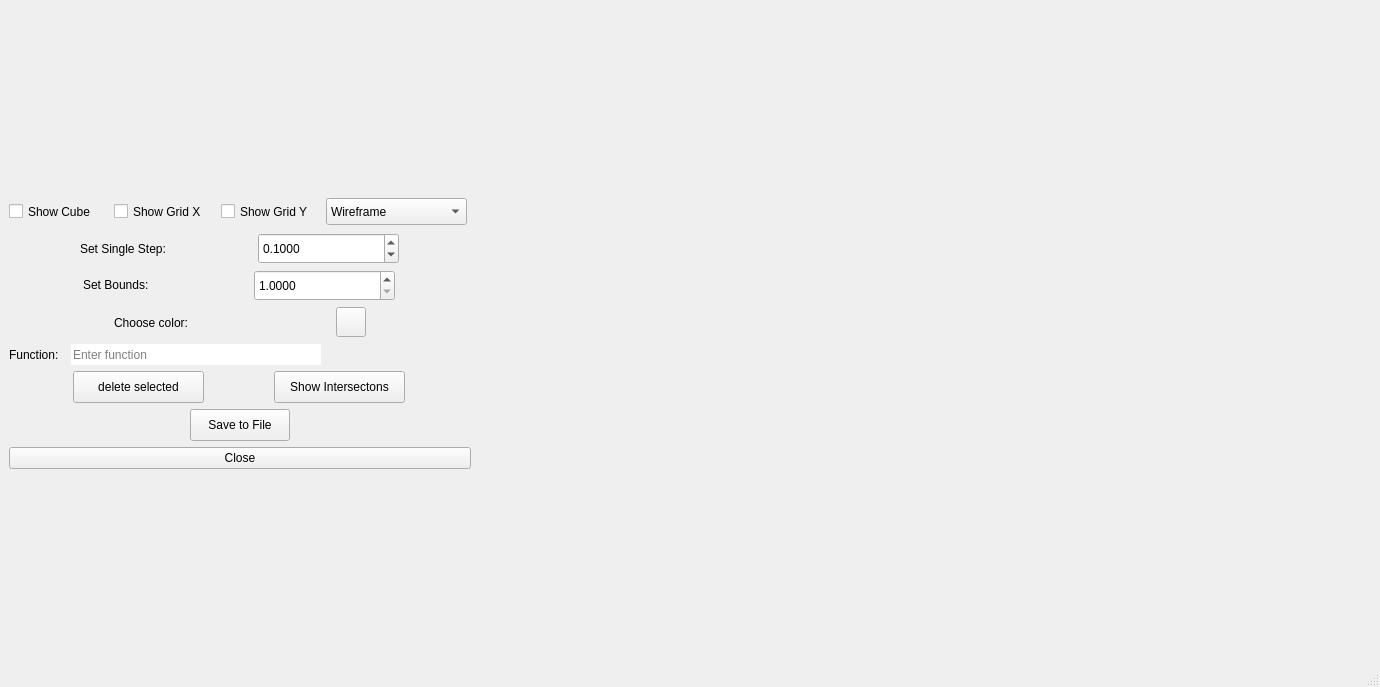
<?xml version="1.0" encoding="UTF-8"?>
<ui version="4.0">
 <class>MainWindow</class>
 <widget class="QMainWindow" name="MainWindow">
  <property name="geometry">
   <rect>
    <x>0</x>
    <y>0</y>
    <width>1380</width>
    <height>687</height>
   </rect>
  </property>
  <property name="minimumSize">
   <size>
    <width>0</width>
    <height>687</height>
   </size>
  </property>
  <property name="windowTitle">
   <string>MainWindow</string>
  </property>
  <widget class="QWidget" name="centralwidget">
   <layout class="QVBoxLayout" name="verticalLayout_2">
    <item>
     <layout class="QHBoxLayout" name="horizontalLayout_3">
      <item>
       <layout class="QVBoxLayout" name="verticalLayout">
        <property name="sizeConstraint">
         <enum>QLayout::SetFixedSize</enum>
        </property>
        <item>
         <layout class="QHBoxLayout" name="horizontalLayout_2">
          <item>
           <widget class="QCheckBox" name="drawCube">
            <property name="minimumSize">
             <size>
              <width>99</width>
              <height>31</height>
             </size>
            </property>
            <property name="maximumSize">
             <size>
              <width>99</width>
              <height>31</height>
             </size>
            </property>
            <property name="text">
             <string>Show Cube</string>
            </property>
           </widget>
          </item>
          <item>
           <widget class="QCheckBox" name="drawGridX">
            <property name="minimumSize">
             <size>
              <width>101</width>
              <height>31</height>
             </size>
            </property>
            <property name="maximumSize">
             <size>
              <width>101</width>
              <height>31</height>
             </size>
            </property>
            <property name="text">
             <string>Show Grid X</string>
            </property>
           </widget>
          </item>
          <item>
           <widget class="QCheckBox" name="drawGridY">
            <property name="minimumSize">
             <size>
              <width>99</width>
              <height>31</height>
             </size>
            </property>
            <property name="maximumSize">
             <size>
              <width>99</width>
              <height>31</height>
             </size>
            </property>
            <property name="text">
             <string>Show Grid Y</string>
            </property>
           </widget>
          </item>
          <item>
           <widget class="QComboBox" name="drawTypeComboBox">
            <property name="minimumSize">
             <size>
              <width>141</width>
              <height>27</height>
             </size>
            </property>
            <property name="maximumSize">
             <size>
              <width>141</width>
              <height>27</height>
             </size>
            </property>
            <item>
             <property name="text">
              <string>Wireframe</string>
             </property>
            </item>
            <item>
             <property name="text">
              <string>Solid</string>
             </property>
            </item>
            <item>
             <property name="text">
              <string>Points</string>
             </property>
            </item>
           </widget>
          </item>
         </layout>
        </item>
        <item>
         <layout class="QHBoxLayout" name="horizontalLayout_4">
          <property name="sizeConstraint">
           <enum>QLayout::SetFixedSize</enum>
          </property>
          <item>
           <widget class="QLabel" name="label">
            <property name="minimumSize">
             <size>
              <width>101</width>
              <height>31</height>
             </size>
            </property>
            <property name="maximumSize">
             <size>
              <width>101</width>
              <height>31</height>
             </size>
            </property>
            <property name="text">
             <string>Set Single Step:</string>
            </property>
           </widget>
          </item>
          <item>
           <widget class="QDoubleSpinBox" name="SingleStep_2">
            <property name="minimumSize">
             <size>
              <width>141</width>
              <height>31</height>
             </size>
            </property>
            <property name="maximumSize">
             <size>
              <width>141</width>
              <height>31</height>
             </size>
            </property>
            <property name="decimals">
             <number>4</number>
            </property>
            <property name="maximum">
             <double>0.500000000000000</double>
            </property>
            <property name="singleStep">
             <double>0.010000000000000</double>
            </property>
            <property name="value">
             <double>0.100000000000000</double>
            </property>
           </widget>
          </item>
         </layout>
        </item>
        <item>
         <layout class="QHBoxLayout" name="horizontalLayout_6">
          <property name="sizeConstraint">
           <enum>QLayout::SetFixedSize</enum>
          </property>
          <item>
           <widget class="QLabel" name="label_3">
            <property name="minimumSize">
             <size>
              <width>91</width>
              <height>20</height>
             </size>
            </property>
            <property name="maximumSize">
             <size>
              <width>91</width>
              <height>20</height>
             </size>
            </property>
            <property name="text">
             <string>Set Bounds:</string>
            </property>
           </widget>
          </item>
          <item>
           <widget class="QDoubleSpinBox" name="Bounds">
            <property name="minimumSize">
             <size>
              <width>141</width>
              <height>31</height>
             </size>
            </property>
            <property name="maximumSize">
             <size>
              <width>141</width>
              <height>31</height>
             </size>
            </property>
            <property name="decimals">
             <number>4</number>
            </property>
            <property name="minimum">
             <double>1.000000000000000</double>
            </property>
            <property name="maximum">
             <double>5.000000000000000</double>
            </property>
            <property name="singleStep">
             <double>1.000000000000000</double>
            </property>
            <property name="value">
             <double>1.000000000000000</double>
            </property>
           </widget>
          </item>
         </layout>
        </item>
        <item>
         <layout class="QHBoxLayout" name="horizontalLayout_5">
          <property name="sizeConstraint">
           <enum>QLayout::SetFixedSize</enum>
          </property>
          <item>
           <widget class="QLabel" name="label_2">
            <property name="minimumSize">
             <size>
              <width>111</width>
              <height>31</height>
             </size>
            </property>
            <property name="maximumSize">
             <size>
              <width>111</width>
              <height>31</height>
             </size>
            </property>
            <property name="text">
             <string>Choose color:</string>
            </property>
           </widget>
          </item>
          <item>
           <widget class="QPushButton" name="CurrentColor">
            <property name="minimumSize">
             <size>
              <width>30</width>
              <height>30</height>
             </size>
            </property>
            <property name="maximumSize">
             <size>
              <width>30</width>
              <height>30</height>
             </size>
            </property>
            <property name="text">
             <string/>
            </property>
           </widget>
          </item>
         </layout>
        </item>
        <item>
         <layout class="QHBoxLayout" name="horizontalLayout">
          <property name="sizeConstraint">
           <enum>QLayout::SetFixedSize</enum>
          </property>
          <item>
           <widget class="QLabel" name="functionLabel">
            <property name="minimumSize">
             <size>
              <width>56</width>
              <height>21</height>
             </size>
            </property>
            <property name="maximumSize">
             <size>
              <width>56</width>
              <height>16777215</height>
             </size>
            </property>
            <property name="text">
             <string>Function:</string>
            </property>
           </widget>
          </item>
          <item>
           <widget class="QLineEdit" name="functionLineEdit">
            <property name="sizePolicy">
             <sizepolicy hsizetype="Expanding" vsizetype="Fixed">
              <horstretch>2</horstretch>
              <verstretch>0</verstretch>
             </sizepolicy>
            </property>
            <property name="minimumSize">
             <size>
              <width>169</width>
              <height>21</height>
             </size>
            </property>
            <property name="maximumSize">
             <size>
              <width>250</width>
              <height>16777215</height>
             </size>
            </property>
            <property name="frame">
             <bool>false</bool>
            </property>
            <property name="placeholderText">
             <string>Enter function</string>
            </property>
           </widget>
          </item>
          <item>
           <spacer name="verticalSpacer">
            <property name="orientation">
             <enum>Qt::Horizontal</enum>
            </property>
            <property name="sizeHint" stdset="0">
             <size>
              <width>40</width>
              <height>20</height>
             </size>
            </property>
           </spacer>
          </item>
         </layout>
        </item>
        <item>
         <layout class="QHBoxLayout" name="horizontalLayout_8">
          <property name="sizeConstraint">
           <enum>QLayout::SetFixedSize</enum>
          </property>
          <item>
           <widget class="QPushButton" name="deleteSelected">
            <property name="minimumSize">
             <size>
              <width>131</width>
              <height>32</height>
             </size>
            </property>
            <property name="maximumSize">
             <size>
              <width>131</width>
              <height>32</height>
             </size>
            </property>
            <property name="text">
             <string>delete selected</string>
            </property>
           </widget>
          </item>
          <item>
           <widget class="QPushButton" name="Intersections">
            <property name="minimumSize">
             <size>
              <width>131</width>
              <height>32</height>
             </size>
            </property>
            <property name="maximumSize">
             <size>
              <width>131</width>
              <height>32</height>
             </size>
            </property>
            <property name="text">
             <string>Show Intersectons</string>
            </property>
           </widget>
          </item>
         </layout>
        </item>
        <item>
         <layout class="QHBoxLayout" name="horizontalLayout_7">
          <property name="sizeConstraint">
           <enum>QLayout::SetFixedSize</enum>
          </property>
          <item>
           <widget class="QPushButton" name="SaveToFile">
            <property name="minimumSize">
             <size>
              <width>100</width>
              <height>32</height>
             </size>
            </property>
            <property name="maximumSize">
             <size>
              <width>100</width>
              <height>32</height>
             </size>
            </property>
            <property name="text">
             <string>Save to File</string>
            </property>
           </widget>
          </item>
         </layout>
        </item>
        <item>
         <layout class="QGridLayout" name="Table"/>
        </item>
        <item>
         <widget class="QPushButton" name="pushButton">
          <property name="text">
           <string>Close</string>
          </property>
         </widget>
        </item>
       </layout>
      </item>
      <item>
       <layout class="QGridLayout" name="gridLayout">
        <item row="0" column="0">
         <spacer name="horizontalSpacer">
          <property name="orientation">
           <enum>Qt::Horizontal</enum>
          </property>
          <property name="sizeType">
           <enum>QSizePolicy::Minimum</enum>
          </property>
          <property name="sizeHint" stdset="0">
           <size>
            <width>900</width>
            <height>20</height>
           </size>
          </property>
         </spacer>
        </item>
       </layout>
      </item>
     </layout>
    </item>
   </layout>
  </widget>
  <widget class="QMenuBar" name="menubar">
   <property name="geometry">
    <rect>
     <x>0</x>
     <y>0</y>
     <width>1380</width>
     <height>36</height>
    </rect>
   </property>
  </widget>
  <widget class="QStatusBar" name="statusbar"/>
 </widget>
 <resources/>
 <connections/>
</ui>
